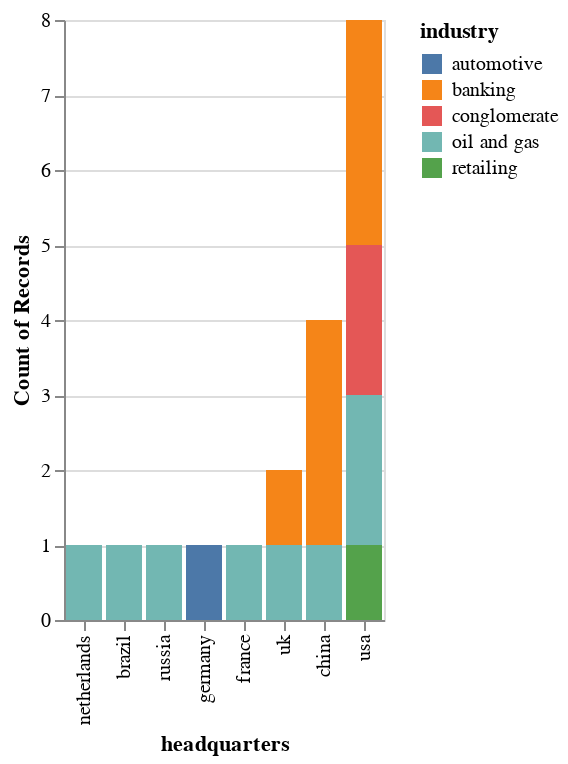

The cell this chart's notebook holds for it:
### Code cell
# Success
# vxnli(hard_bar_task_table, x="headquarters", y="count of records", bar_color="industry", order="ascending")

# Failed: no color
# vxnli(hard_bar_task_table, "stacked bar chart", x_axis="headquarters", y_axis="count", z_axis="industry", y_sort="low to high")

# Failed: no color & no sort
# vxnli(hard_bar_task_table, "colored bar chart", x_axis="headquarters", y_axis="count", z_axis="industry", sorting="up")

# Success

### Figure 1 — Vega-Lite specification as saved in the notebook (floating-point values rounded to 4 significant figures)
{"config": {"view": {"continuousWidth": 400, "continuousHeight": 300}}, "data": {"name": "data-34a03c838475b4bfd789119a4cecc635"}, "mark": "bar", "encoding": {"color": {"field": "industry", "type": "nominal"}, "x": {"field": "headquarters", "sort": "y", "type": "nominal"}, "y": {"aggregate": "count", "field": "headquarters", "type": "quantitative"}}, "$schema": "https://vega.github.io/schema/vega-lite/v4.17.0.json", "datasets": {"data-34a03c838475b4bfd789119a4cecc635": [{"company_id": 1.0, "name": "exxonmobil", "headquarters": "usa", "industry": "oil and gas", "sales_in_billion": 433.5, "profits_in_billion": 41.1, "assets_in_billion": 331.1, "market_value_in_billion": 407.4}, {"company_id": 2.0, "name": "jpmorgan chase", "headquarters": "usa", "industry": "banking", "sales_in_billion": 110.8, "profits_in_billion": 19.0, "assets_in_billion": 2266.0, "market_value_in_billion": 170.1}, {"company_id": 3.0, "name": "general electric", "headquarters": "usa", "industry": "conglomerate", "sales_in_billion": 147.3, "profits_in_billion": 14.2, "assets_in_billion": 717.2, "market_value_in_billion": 213.7}, {"company_id": 4.0, "name": "royal dutch shell", "headquarters": "netherlands", "industry": "oil and gas", "sales_in_billion": 470.2, "profits_in_billion": 30.9, "assets_in_billion": 340.5, "market_value_in_billion": 227.6}, {"company_id": 5.0, "name": "industrial and commercial bank of china", "headquarters": "china", "industry": "banking", "sales_in_billion": 82.6, "profits_in_billion": 25.1, "assets_in_billion": 2039.0, "market_value_in_billion": 237.4}, {"company_id": 6.0, "name": "hsbc", "headquarters": "uk", "industry": "banking", "sales_in_billion": 102.0, "profits_in_billion": 16.2, "assets_in_billion": 2550.0, "market_value_in_billion": 164.3}, {"company_id": 7.0, "name": "petrochina", "headquarters": "china", "industry": "oil and gas", "sales_in_billion": 310.1, "profits_in_billion": 20.6, "assets_in_billion": 304.7, "market_value_in_billion": 294.7}, {"company_id": 8.0, "name": "berkshire hathaway", "headquarters": "usa", "industry": "conglomerate", "sales_in_billion": 143.7, "profits_in_billion": 10.3, "assets_in_billion": 392.6, "market_value_in_billion": 202.2}, {"company_id": 9.0, "name": "wells fargo", "headquarters": "usa", "industry": "banking", "sales_in_billion": 87.6, "profits_in_billion": 15.9, "assets_in_billion": 1314.0, "market_value_in_billion": 178.7}, {"company_id": 10.0, "name": "petrobras", "headquarters": "brazil", "industry": "oil and gas", "sales_in_billion": 145.9, "profits_in_billion": 20.1, "assets_in_billion": 319.4, "market_value_in_billion": 180.0}, {"company_id": 11.0, "name": "bp", "headquarters": "uk", "industry": "oil and gas", "sales_in_billion": 375.5, "profits_in_billion": 25.7, "assets_in_billion": 292.5, "market_value_in_billion": 147.4}, {"company_id": 12.0, "name": "chevron", "headquarters": "usa", "industry": "oil and gas", "sales_in_billion": 236.3, "profits_in_billion": 26.9, "assets_in_billion": 209.5, "market_value_in_billion": 218.0}, {"company_id": 13.0, "name": "china construction bank", "headquarters": "china", "industry": "banking", "sales_in_billion": 68.7, "profits_in_billion": 20.5, "assets_in_billion": 1638.0, "market_value_in_billion": 201.9}, {"company_id": 14.0, "name": "citigroup", "headquarters": "usa", "industry": "banking", "sales_in_billion": 102.6, "profits_in_billion": 11.1, "assets_in_billion": 1874.0, "market_value_in_billion": 107.5}, {"company_id": 15.0, "name": "gazprom", "headquarters": "russia", "industry": "oil and gas", "sales_in_billion": 117.6, "profits_in_billion": 31.7, "assets_in_billion": 302.6, "market_value_in_billion": 159.8}, {"company_id": 16.0, "name": "walmart", "headquarters": "usa", "industry": "retailing", "sales_in_billion": 447.0, "profits_in_billion": 15.7, "assets_in_billion": 193.4, "market_value_in_billion": 208.4}, {"company_id": 17.0, "name": "volkswagen group", "headquarters": "germany", "industry": "automotive", "sales_in_billion": 221.9, "profits_in_billion": 21.5, "assets_in_billion": 328.7, "market_value_in_billion": 79.5}, {"company_id": 18.0, "name": "total", "headquarters": "france", "industry": "oil and gas", "sales_in_billion": 216.2, "profits_in_billion": 15.9, "assets_in_billion": 213.0, "market_value_in_billion": 132.4}, {"company_id": 19.0, "name": "agricultural bank of china", "headquarters": "china", "industry": "banking", "sales_in_billion": 62.4, "profits_in_billion": 14.4, "assets_in_billion": 1564.0, "market_value_in_billion": 154.8}]}}
